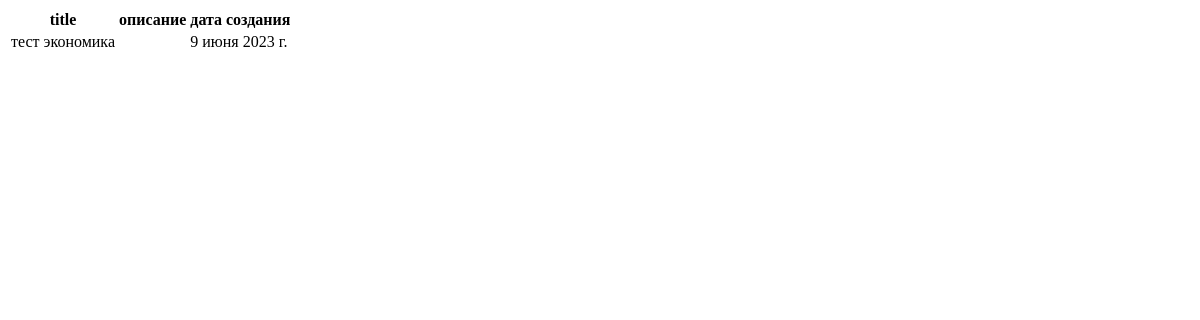
/economic/all, run on an earlier commit of the app's database.
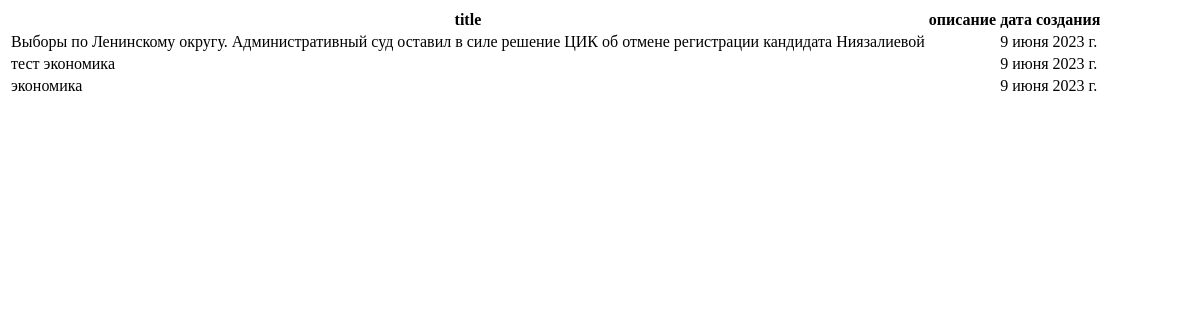
And on a later commit of the database.
### app/models.py (models this page shows, shortened)
class Post(models.Model, HitCountMixin):
    title = models.CharField(max_length=225)
    overview = RichTextField()
    category = models.ForeignKey("Category", on_delete=models.CASCADE, blank=True, null=True)
    created_date = models.DateField(auto_now_add=False)
    image = models.ImageField(upload_to='newsImage/', blank=True, null=True)
    description = models.TextField(default='')
    top_news = models.BooleanField(default=False)
    class Meta:
        ordering = ['-created_date']
        verbose_name = "Новости"
        verbose_name_plural = "Новости"

### app/views.py (the view)
# urls.py: path('economic/all', economic_list),
def economic_list(request):
    news = Post.objects.filter(category=2)
    return render(request, 'econom.html', {'news': news})

### app/templates/econom.html (shortened to what this page needs)
<!DOCTYPE html>
{% load static %}
<html lang="en">
<head>
</head>
<body>
<table class="table">
    <tr>
        <th>title</th>
        <th>описание</th>
        <th>дата создания</th>
    </tr>
    {% for i in news %}
    <tr>
        <td>{{i.title}}</td>
        <td>{{i.decription}}</td>
        <td>{{i.created_date}}</td>
    </tr>
    {% endfor %}
</table>
</body>
</html>

What changed in the data, as far as the page shows it:
now on this page (row edited): Post: title "Выборы по Ленинскому округу. Административный суд оставил в силе решение ЦИК об отмене регистрации кандидата Ниязалиевой", created_date "9 июня 2023 г."
added Post: title "экономика", created_date "9 июня 2023 г."
